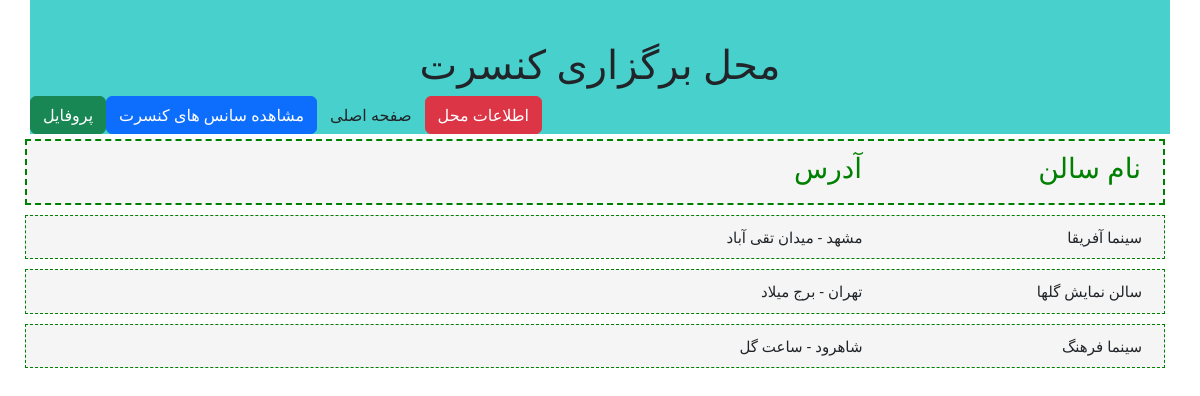
The app's page /ticketSales/location/list with its own data.
### ticketSales/models.py (models this page shows, shortened)
class  locationModel(models.Model):
	class Meta:
		verbose_name="محل برگزاری"
		verbose_name_plural="محل برگزاری"
	IdNumber=models.IntegerField(primary_key=True)
	Name=models.CharField(max_length=100)
	Adress=models.CharField(max_length=500,default="تهران - برج میلاد")
	Phone=models.CharField(max_length=11,null=True)
	capacity=models.IntegerField()
	test=models.CharField(max_length=10,null=True)

### ticketSales/views.py (the view)
# urls.py: path('location/list', views.locationListView),
def locationListView(request):
	locations=locationModel.objects.all()
	context={
		"locationlist":locations
	}
	return render(request,"ticketSales/locationlist.html",context)

### ticketSales/templates/ticketSales/locationlist.html
{% extends "ticketSales/layout.html" %}
{% block titlepage %}
   محل برگزاری کنسرت
{% endblock%}
{% block mainContent %}
	<div class="row locationHeader">
		<div class="col-md-3">
			<h3>نام سالن</h3>
		</div>
		<div class="col-md-9">
			<h3>آدرس</h3>
		</div>
	</div>
	{% if locationlist %}
		{% for location in locationlist %}
			<div class="row location">
				<div class="col-md-3">
					{{ location.Name }}
				</div>
				<div class="col-md-9">
					{{ location.Adress }}
				</div>
			</div>
		{% endfor %}
	{% endif %}
{% endblock%}

### ticketSales/static/ticketSales/css/style.css (style rules this page uses)
.location { background-color: whitesmoke; margin: 5px; text-align: right; font-size: 15px; border: 1px dashed green; padding: 10px; }
.locationHeader { background-color: whitesmoke; margin: 5px; text-align: right; font-size: 15px; border: 2px dashed green; padding: 10px; color: green; }

### records on screen
locationModel: Name "سینما آفریقا", Adress "مشهد - میدان تقی آباد"
locationModel: Name "سالن نمایش گلها", Adress "تهران - برج میلاد"
locationModel: Name "سینما فرهنگ", Adress "شاهرود - ساعت گل"
